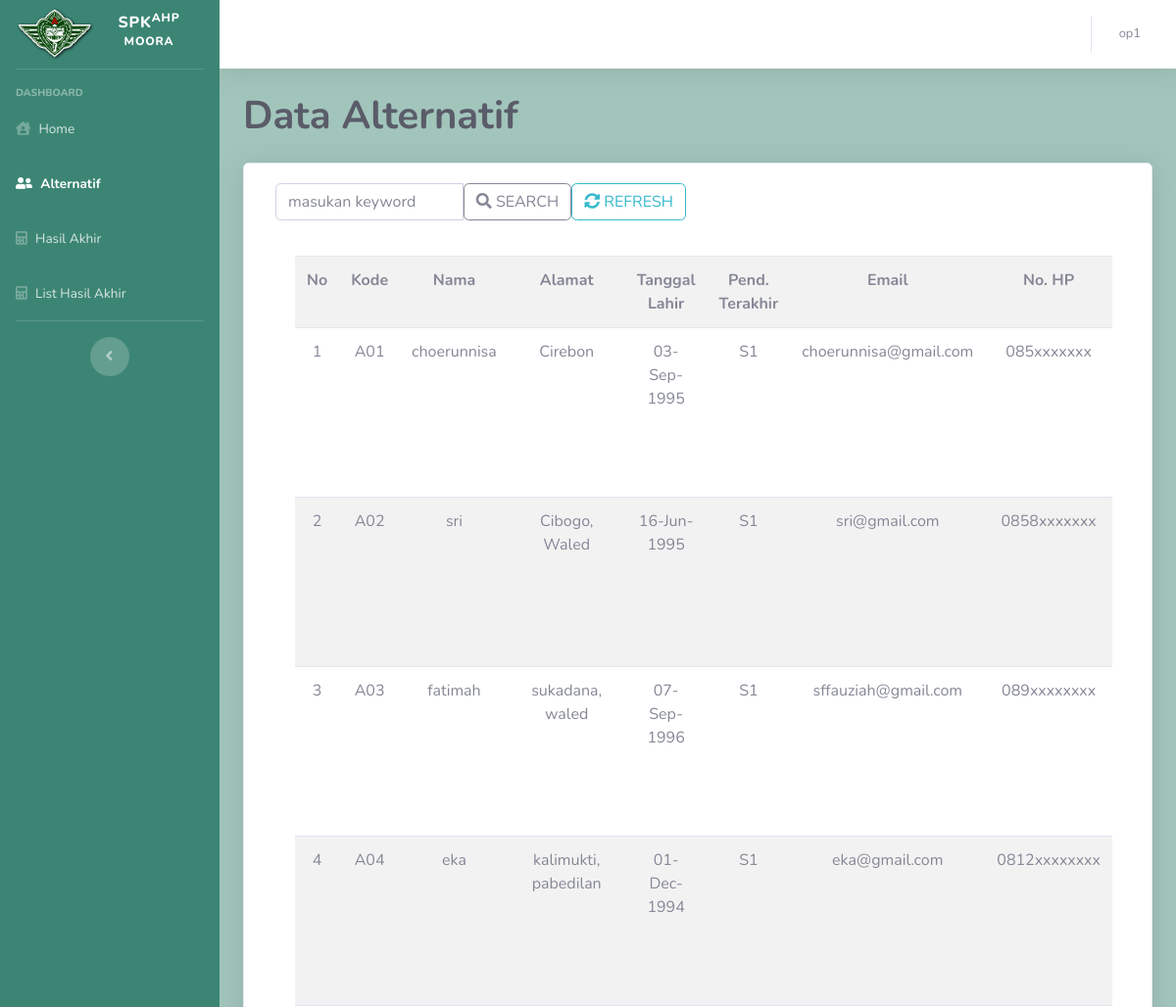
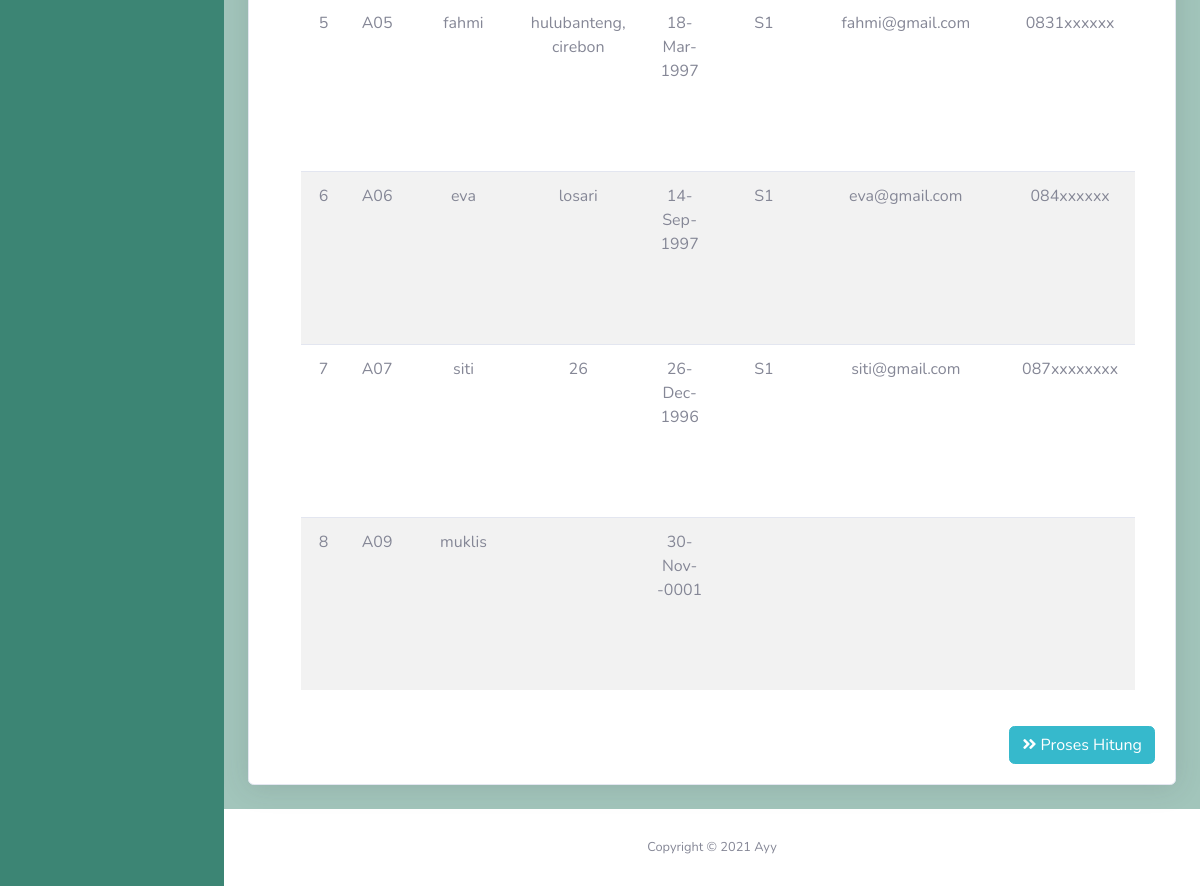
The app's page /data_alternatif.php (signed in) with its own data (2 pictures, top to bottom).
### tables this page shows
CREATE TABLE `alternatif` (
  `id_alternatif` int(5) NOT NULL,
  `kode` varchar(10) NOT NULL,
  `nama` varchar(20) NOT NULL,
  `alamat` varchar(50) NOT NULL,
  `tgl_lahir` date NOT NULL,
  `Usia` int(5) NOT NULL,
  `pendidikan_terakhir` varchar(4) NOT NULL,
  `IPK` float NOT NULL,
  `no_HP` varchar(20) NOT NULL,
  `email` varchar(50) NOT NULL,
  `Berkas` varchar(150) NOT NULL,
  `username` varchar(30) NOT NULL,
  `password` varchar(255) NOT NULL,
  `size` varchar(15) NOT NULL
);

### koneksi.php (called while the page is built, shortened)
<?php
 $koneksi = mysqli_connect("localhost","root","","spk_AHP_MOORA");
function query ($query) {
 		global $koneksi;
 		$result = mysqli_query($koneksi, $query);
 		$rows = [];
 		while ($row = mysqli_fetch_assoc($result)) {
 			$rows[] = $row;
 		}
return $rows;
}
	?>

### data_alternatif.php (the view, shortened to what this page needs)
<?php
require 'koneksi.php';
include ('template/topbar.php');
include ('template/sidebar.php');
  $cek=query("SELECT * FROM alternatif order by id_alternatif DESC LIMIT 0,1")[0];
  $id=$cek['id_alternatif'];
  $cekNil=query("SELECT*FROM nilai_alt where id_alternatif=$id");
  $nt=count($cekNil);
$alternatif = query ("SELECT * FROM alternatif ORDER BY id_alternatif ASC");
?>
<!DOCTYPE html>
	<html>
		<div class="container-fluid">
  			<h1 class="m-0 font-weight-bold text-dark">Data Alternatif</h1> <br>
    			<div class="card shadow mb-4">
      			<div class="card-body">
  						<form action="" method="post">
  							<div class="input-group col-6 mb-3">
    							<input class="form-control" type="text" name="keyword" autofocus placeholder="masukan keyword" autocomplete="off" id="keyword">
    								<button class="btn btn-outline-secondary" type="submit" name="cari" id="tombol-cari"><i class="fas fa-search"></i> SEARCH</button>
    									<button class="btn btn-outline-info" type="submit"  value="Refresh Page" onClick="document.location.reload(true)"><i class="fas fa-sync-alt"></i> REFRESH</button>
  									</div>
  								</form>
				  <div id="tabel-cari" class="card-body">
  			<div class="table-responsive">
    	<div class="col-md-auto">
    <table class="table table-striped">
  		<tr>
  			<th class="text-center">No</th>
        <th class="text-center">Kode</th>
  			<th class="text-center">Nama</th>
  			<th class="text-center">Alamat</th>
  			<th class="text-center">Tanggal Lahir</th>
  			<th class="text-center">Pend. Terakhir</th>
        <th class="text-center">Email</th>
        <th class="text-center">No. HP</th>
  		</tr>
			<?php $i = 1; ?>
			<?php foreach ($alternatif as $row) :
				$tgl = $row["tgl_lahir"];
  				$t = date('d-M-Y', strtotime($tgl));
  	   ?>
		<tr>
			<td class="text-center"><?= $i; ?></td>
      <td class="text-center"><?= $row["kode"]; ?></td>
			<td class="text-center"><?= $row["nama"]; ?></td>
			<td class="text-center"><?= $row["alamat"]; ?></td>
			<td class="text-center"><?= $t; ?></td>
			<td class="text-center"><?= $row["pendidikan_terakhir"]; ?></td>
      <td class="text-center"><?= $row["email"]; ?></td>
      <td class="text-center"><?= $row["no_HP"]; ?></td>
		        </tr>
	         <?php $i++; ?>
	       <?php endforeach; ?>
		    </table>
			</div>
				</div>
					</div>
          <?php if ($_SESSION['level']==='operator') : ?>
            <?php if ($nt>0):?>
                <button class="btn btn-info float-right" data-toggle="modal" data-target="#exampleModal"><i class="fas fa-angle-double-right"></i> Proses Hitung </button>
            <?php else: ?>
                <button class="btn btn-info float-right" onclick="return confirm ('Alternatif belum diinput nilai');" ><i class="fas fa-angle-double-right"></i> Proses Hitung</button>
    </a>
      <?php endif; ?>
      <?php endif; ?>
						</div>
					</div>
        </div>
      </div>
								<?php include('template/footer.php'); ?>

### records on screen
alternatif: kode "A01", nama "choerunnisa", alamat "Cirebon", tgl_lahir "03-Sep-1995", pendidikan_terakhir "S1", email "choerunnisa@gmail.com", no_HP "085xxxxxxx"
alternatif: kode "A02", nama "sri", alamat "Cibogo, Waled", tgl_lahir "16-Jun-1995", pendidikan_terakhir "S1", email "sri@gmail.com", no_HP "0858xxxxxxx"
alternatif: kode "A03", nama "fatimah", alamat "sukadana, waled", tgl_lahir "07-Sep-1996", pendidikan_terakhir "S1", email "sffauziah@gmail.com", no_HP "089xxxxxxxx"
alternatif: kode "A04", nama "eka", alamat "kalimukti, pabedilan", tgl_lahir "01-Dec-1994", pendidikan_terakhir "S1", email "eka@gmail.com", no_HP "0812xxxxxxxx"
alternatif: kode "A05", nama "fahmi", alamat "hulubanteng, cirebon", tgl_lahir "18-Mar-1997", pendidikan_terakhir "S1", email "fahmi@gmail.com", no_HP "0831xxxxxx"
alternatif: kode "A06", nama "eva", alamat "losari", tgl_lahir "14-Sep-1997", pendidikan_terakhir "S1", email "eva@gmail.com", no_HP "084xxxxxx"
alternatif: kode "A07", nama "siti", alamat "26", tgl_lahir "26-Dec-1996", pendidikan_terakhir "S1", email "siti@gmail.com", no_HP "087xxxxxxxx"
alternatif: kode "A09", nama "muklis", tgl_lahir "30-Nov--0001"

### other values on screen
$_SESSION["username"] "op1"
